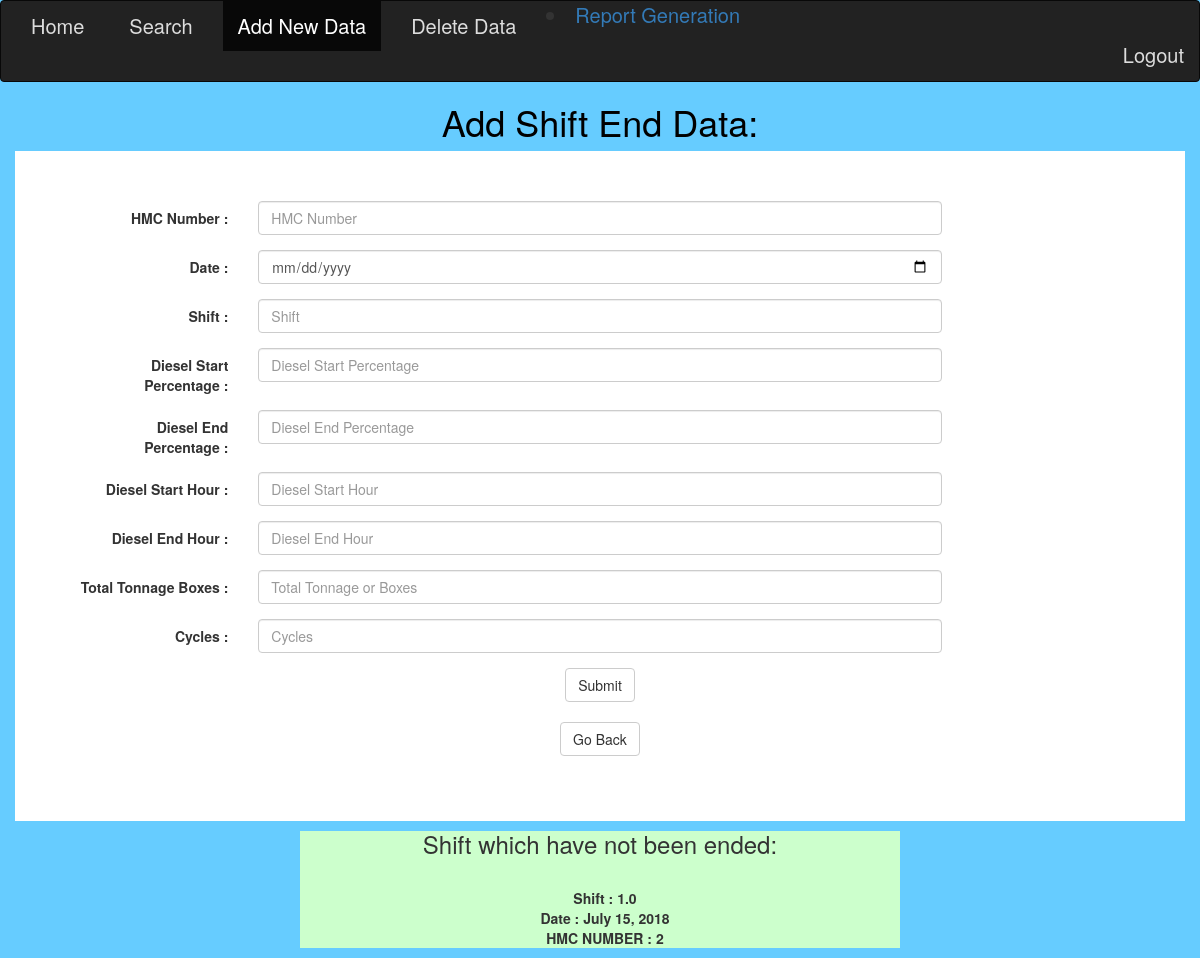
The app's page /main/add_shift_end/ (signed in) with its own data.
### report/models.py (models this page shows, shortened)
class Shift(models.Model):
    date = models.ForeignKey(Date, on_delete = models.CASCADE)
    hmc_number = models.IntegerField(default = 1)
    shift = models.FloatField(default = 1)
    diesel_start_percentage = models.FloatField(default = 100)
    diesel_end_percentage = models.FloatField(default = 0)
    diesel_start_hours = models.FloatField(default = 0)
    diesel_end_hours = models.FloatField(default = 0)
    total_tonnage_or_boxes = models.FloatField(default = 0)
    cycles = models.FloatField(default = 0)
    user =  models.ForeignKey(User , on_delete= models.CASCADE)
    shift_end_flag = models.IntegerField(default = 0) #if it is 0 then shift hasn't been ended

class Date(models.Model):
    date = models.DateField('Date', null = True)

### report/views.py (the view, shortened to what this page needs)
# urls.py: path('add_shift_end/', views.add_shift_end, name = 'add_shift_end'),
@login_required(login_url = '/account/login/')
def add_shift_end(request):
    form = ShiftEndForm(request.POST)
    shift_to_be_ended = Shift.objects.filter(shift_end_flag = 0)
    return render(request, 'add_shift_end.html', { 'form': form, 'shift_to_be_ended' : shift_to_be_ended })

### report/forms.py
class ShiftEndForm(forms.Form):
    date = forms.DateField(label = "Date", required = True)
    hmc_number = forms.IntegerField(label = "HMC Number", required = True)
    shift = forms.IntegerField(label = "Shift Number", required = True)
    diesel_start_percentage = forms.FloatField(label = "Diesel Start Percentage", required = True)
    diesel_end_percentage = forms.FloatField(label = "Diesel End Percentage", required = True)
    diesel_start_hours = forms.FloatField(label = "Diesel Start Hour", required = True)
    diesel_end_hours = forms.FloatField(label = "Diesel End Hour", required = True)
    total_tonnage_or_boxes = forms.IntegerField(label = "Total Tonnage/Boxes ", required = True)
    cycles = forms.IntegerField(label = "Cycles", required = True)

### Templates/add_shift_end.html (shortened to what this page needs)
<!DOCTYPE html>
<html>
{% load static %}
    <head>
  <link rel="stylesheet" href="{% static "bootstrap.min.css" %}" >
    </head>
    <body>
        <nav class="navbar navbar-inverse" style="font-size: 20px;">
  <div class="container-fluid">
    <ul  class="nav navbar-nav" style="margin-bottom: 0px; ">
      <li style="padding-right: 15px"  ><a href="{% url 'main' %}">Home</a></li>
       <li style="padding-right: 15px" > <a href="{% url 'search' %}">Search</a></li>
        <li style="padding-right: 15px" class="active"><a href="{% url 'add' %}">Add New Data</a></li>
        <li style="padding-right: 15px"><a href="{% url 'delete' %}">Delete Data</a></li>
      </ul>
        <li style="padding-right: 15px"><a href="{% url 'report_options' %}">Report Generation</a></li>
    <ul class="nav navbar-nav navbar-right">
      <li><a href="{% url 'logout' %}"><span class="glyphicon glyphicon-log-out"></span> Logout</a></li>
    </ul>
  </div>
</nav>
        <h1 id="title">Add Shift End Data:  </h1>
        <div class="container " style="background-color: white;">
<form class="form-horizontal" action="/main/add_shift_end/" , method="post" onsubmit="return confirmation();">
    <div id="form" style="padding: 50px;">
     <div class="form-group">
       <label class="control-label col-sm-2" >HMC Number :</label>
       <div class="col-sm-8">
         <input type="number" class="form-control" id="hmc_number" placeholder="HMC Number" name="hmc_number" min="1" max="2" required>
       </div>
     </div>
    <div class="form-group">
      <label class="control-label col-sm-2" >Date :</label>
      <div class="col-sm-8">
        <input type="date" class="form-control" id="date" placeholder="Date" name="date" min="1" max="31" required>
      </div>
    </div>
 <div class="form-group">
      <label class="control-label col-sm-2" >Shift :</label>
      <div class="col-sm-8">
        <input type="number" class="form-control" id="shift" placeholder="Shift" name="shift" min="1" max="3"  required>
      </div>
    </div>
    <div class="form-group">
      <label class="control-label col-sm-2" >Diesel Start Percentage : </label>
      <div class="col-sm-8">
        <input type="number" class="form-control" id="diesel_start_percentage" placeholder="Diesel Start Percentage" name="diesel_start_percentage" step=".01" min="0" max="100" required>
      </div>
    </div>
   <div class="form-group">
      <label class="control-label col-sm-2" >Diesel End Percentage :</label>
      <div class="col-sm-8">
        <input type="number" class="form-control" id="diesel_end_percentage" placeholder="Diesel End Percentage" name="diesel_end_percentage" step="0.01" min="0" max="100" required>
      </div>
    </div>
   <div class="form-group">
      <label class="control-label col-sm-2" >Diesel Start Hour :</label>
      <div class="col-sm-8">
        <input type="number" class="form-control" id="diesel_start_hours" placeholder="Diesel Start Hour" name="diesel_start_hours" step="0.01" min="0"  required>
      </div>
    </div>
   <div class="form-group">
      <label class="control-label col-sm-2" >Diesel End Hour :</label>
      <div class="col-sm-8">
        <input type="number" class="form-control" id="diesel_end_hours" placeholder="Diesel End Hour " name="diesel_end_hours" step="0.01" min="0"   required>
      </div>
    </div>
   <div class="form-group">
      <label class="control-label col-sm-2" >Total Tonnage Boxes :</label>
      <div class="col-sm-8">
        <input type="number" class="form-control" id="total_tonnage_or_boxes" placeholder="Total Tonnage or Boxes" name="total_tonnage_or_boxes" step="1" min="0"   required>
      </div>
    </div>
   <div class="form-group">
      <label class="control-label col-sm-2" >Cycles :</label>
      <div class="col-sm-8">
        <input type="number" class="form-control" id="cycles" placeholder="Cycles " name="cycles" step="1" min="0"   required>
      </div>
    </div>
 <div class="form-group">
      <div class="col-sm-offset-2 col-sm-8">
          <center>
          <button type="submit" class="btn btn-default">Submit</button>
  <br><br>
          <button class="btn btn-default"  onclick="goBack()">Go Back</button>
          </center>
      </div>
    </div>
</div>
</div>
    <center>
    <div class="data_e">
        <h3 style = "margin: 10px"> Shift which have not been ended: </h3>
        <p style = "margin-left: 10px"> {% for shift in shift_to_be_ended %} <br>
          <span stype = "font-size: 15px"> <b> Shift : {{ shift.shift }} <br></b> </span>
        <span stype = "font-size: 17px"> <b> Date : {{ shift.date.date }} </b><br> </span>
        <span stype = "font-size: 15px"> <b> HMC NUMBER : {{ shift.hmc_number }} </b> </span>
        {% endfor %}
        </p>
    </div>
</center>
    </body>
</html>

### Templates/add_shift_end.html (style rules this page uses)
body { background-color: #66CCFF; }
.navbar-inverse { margin-bottom: 0px; }
h1 { color: black; font-style: bold; text-align: center; }
.navbar-inverse .navbar-nav > li > a { color: #ddd; }
.data_e { width: 600px; background-color: #CCFFCC ; }

### records on screen
Shift: shift "1.0", date "July 15, 2018", hmc_number "2"
